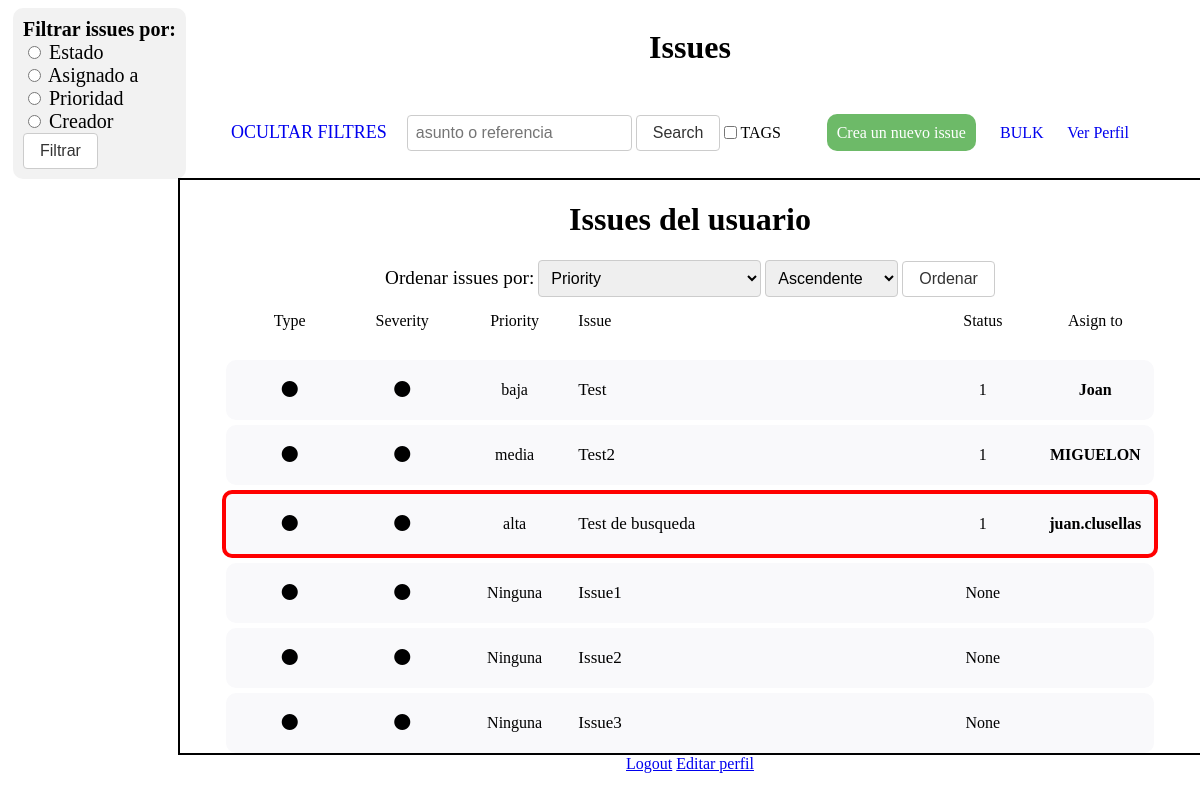
/filtrar-issues/ (signed in), run on an earlier commit of the app's database.
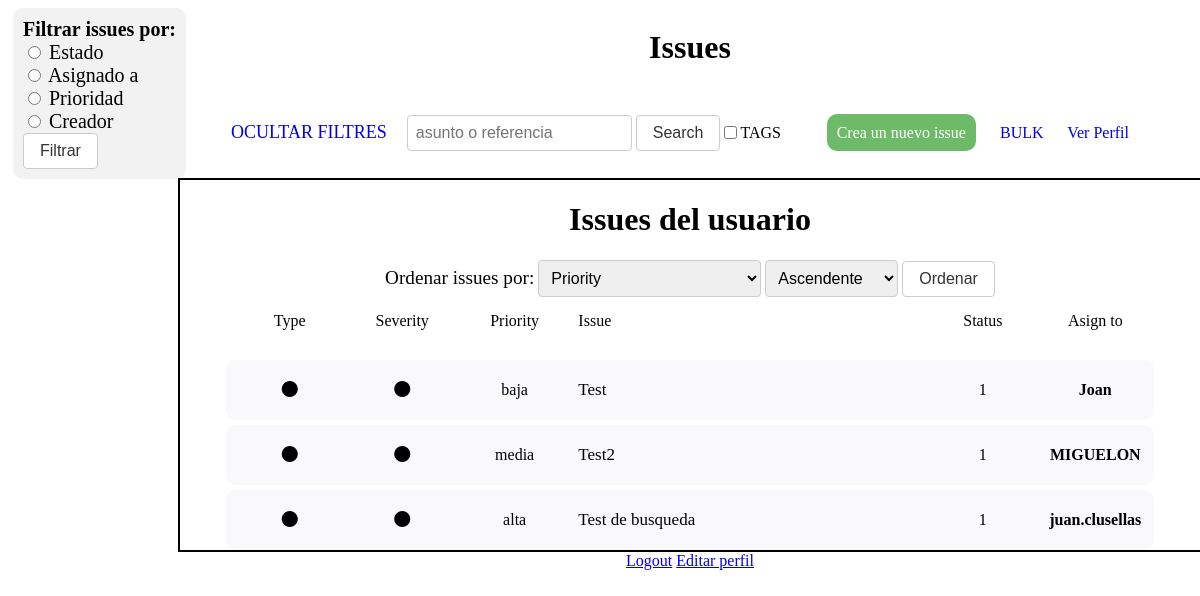
And on a later commit of the database.
### polls/models.py (models this page shows, shortened)
class Issue(models.Model):
    id = models.AutoField(primary_key=True)
    asunto = models.CharField(max_length=50, default='')
    descripcion = models.CharField(max_length=200, default='')
    creador = models.ForeignKey(User, on_delete=models.CASCADE, related_name='issues_creadas')
    associat = models.ForeignKey(User, on_delete=models.CASCADE, related_name='issues_associado', null=True)
    vigilant = models.ManyToManyField(User, related_name='issues_vigiladas')
    deleted = models.BooleanField(default=False)
    asignada = models.ForeignKey(User, on_delete=models.CASCADE, related_name='issues_asignadas', null=True)
    blocked = models.BooleanField(default=False, null=True)
    reason_blocked = models.CharField(max_length=200, default='', null=True)
    deadline = models.DateTimeField(null=True)
    prioridad = models.CharField(max_length=100, default=None, null=True)
    status = models.CharField(max_length=100, default=None, null=True)

### polls/views/issue_viewset.py (the view)
# urls.py: path('filtrar-issues/', issue_viewset.filtrar_issues, name='filtrar-issues'),
def filtrar_issues(request):
    filtro = request.GET.get('filtro')
    estados = request.GET.get('status')
    prioridades_sel = request.GET.get('prioridades')
    assigned_to = request.GET.get('assigned_to')
    creado_por = request.GET.get('creado_por')
    asignados = request.GET.get('asignados')
    if filtro:
        if filtro == 'status':
            issues = Issue.objects.filter(status=estados, deleted=False)
        elif filtro == 'assignee':
            issues = Issue.objects.filter(asignada=asignados, deleted=False)
        elif filtro == 'priority':
            if prioridades_sel == 'None':
                issues = Issue.objects.filter(prioridad=None, deleted=False)
            else :
                issues = Issue.objects.filter(prioridad=prioridades_sel, deleted=False)
        elif filtro == 'created_by':
            issues = Issue.objects.filter(creador=creado_por, deleted=False)
        else:
            issues = None
    else:
        issues = Issue.objects.filter(creador=request.user.id, deleted=False)
    equipos = Equipo.objects.all()
    miembro_equipo = Miembro_Equipo.objects.filter(miembro=request.user.id)
    equipo = Miembro_Equipo.objects.filter(miembro=request.user)
    miebros = Miembro_Equipo.objects.filter(equipo=equipo[0].equipo)
    usuarios = []
    for miembro in miebros:
        usuarios.append(miembro.miembro)
    return render(request, 'filterIssues.html', {'issues' : issues, 'equipos' : equipos, 'equipo' : miembro_equipo, 'usuarios' : usuarios, 'prioridades': prioridades, 'status': status})

### polls/templates/filterIssues.html (shortened to what this page needs)
<!DOCTYPE html>
<html lang="en">
<head>
</head>
{% load socialaccount %}
<body>
    {%include "form_filtrarIssues.html"%}
    <div id="contenedorPrincipal">
        <h1>Issues</h1>
        <div id="barraSuperior">
            <div id="superiorIzquierda">
                <a id="aplicarFiltros" style="font-size: large" href="/login/auth">OCULTAR FILTRES</a>
                {% include "form_search_bar.html" %}
                <input type="checkbox">TAGS</input>
            </div>
            <div id="superiorDerecha">
                <a id="crearIssue" href="/pantallaCrearIssue">Crea un nuevo issue</a>
                <a href="/bulkInsertView">BULK</a>
                <a href="/verPerfil/{{ user.username }}/">Ver Perfil</a>
            </div>
        </div>
        <div id="tablaIssues">
            <h1>Issues del usuario</h1>
            {%include "form_order_issues.html"%}
            <div id="CabeceraTabla">
                <div class="col">Type</div>
                <div class="col">Severity</div>
                <div class="col">Priority</div>
                <div class="col" id="especial">Issue</div>
                <div class="col">Status</div>
                <div class="col">Asign to</div>
            </div>
            {% for issue in issues %}
                <div id="issue" {% if issue.blocked %} style="border-style: solid; border-color: red; border-width: 4px;"{% endif %}>
                    <div class="col"><i class="fa-solid fa-circle"></i></div>
                    <div class="col"><i class="fa-solid fa-circle"></i></div>
                    {% if issue.prioridad %}
                        <div class="col">{{ issue.prioridad }}</div>
                    {% else %}
                        <div class="col">Ninguna</div>
                    {% endif %}
                    <div class="col" id="especial"><a href="/mostrarIssue/{{ issue.id }}/">{{ issue.asunto }}</a></div>
                    <div class="col"><p> {{ issue.status }}</p></div>
                    <div class="col"><strong>{{ issue.asignada.username }}</strong></div>
                </div>
            {% endfor %}
        </div>
        <div id="mainExtras">
            <a href="/logout">Logout</a>
            <a href="/editarPerfil">Editar perfil</a>
        </div>
    </div>
</body>
</html>

What changed in the data, as far as the page shows it:
no longer on this page (row edited): Issue: shows "Ninguna", asunto "Issue1", status "None"
no longer on this page (row edited): Issue: shows "Ninguna", asunto "Issue2", status "None"
removed Issue: shows "Ninguna", asunto "Issue3", status "None"
changed Issue "Test de busqueda": blocked True → False (drawn)
